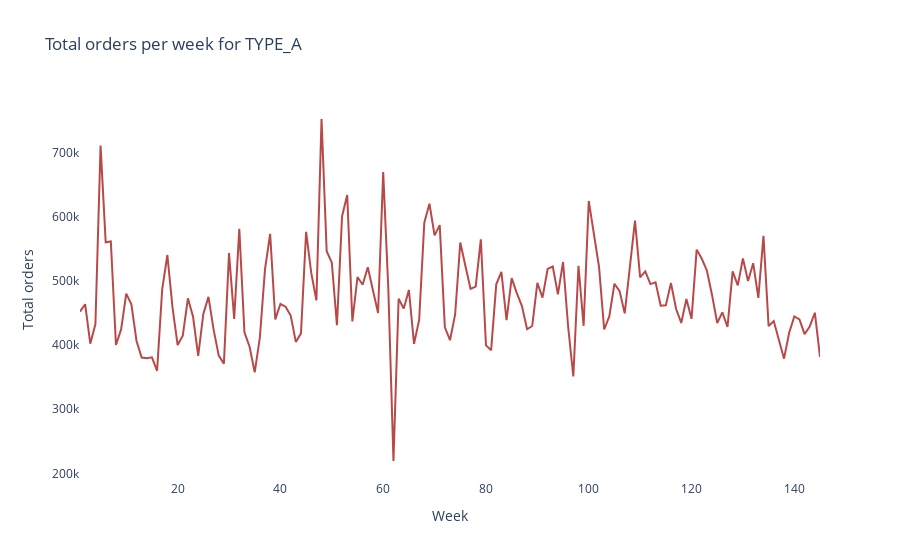
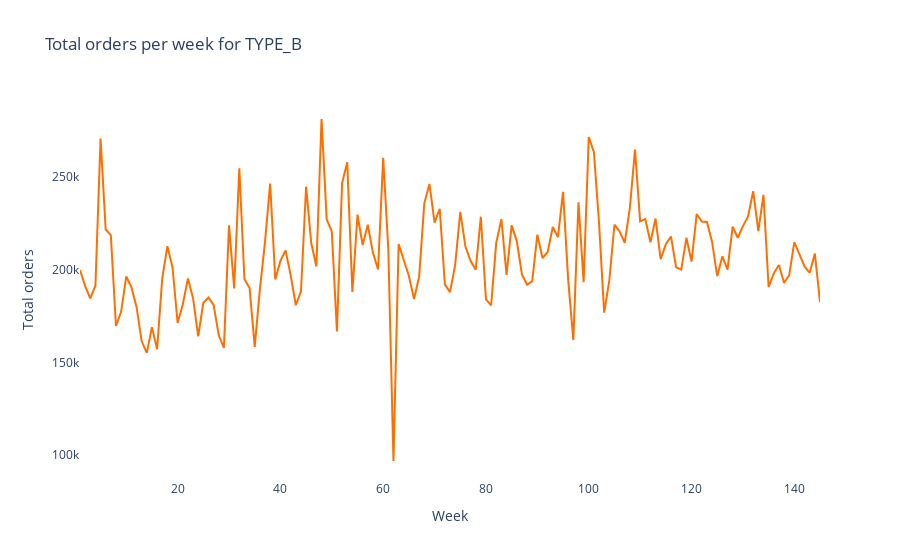
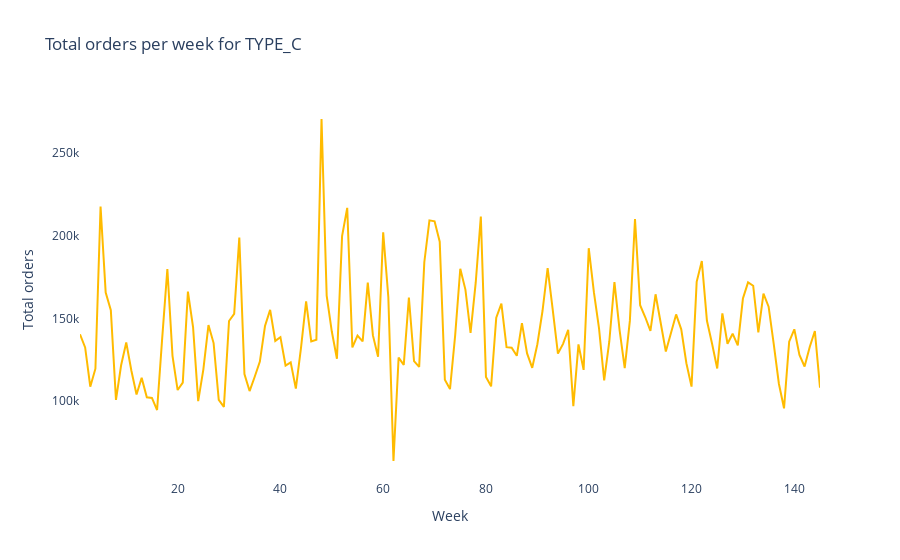
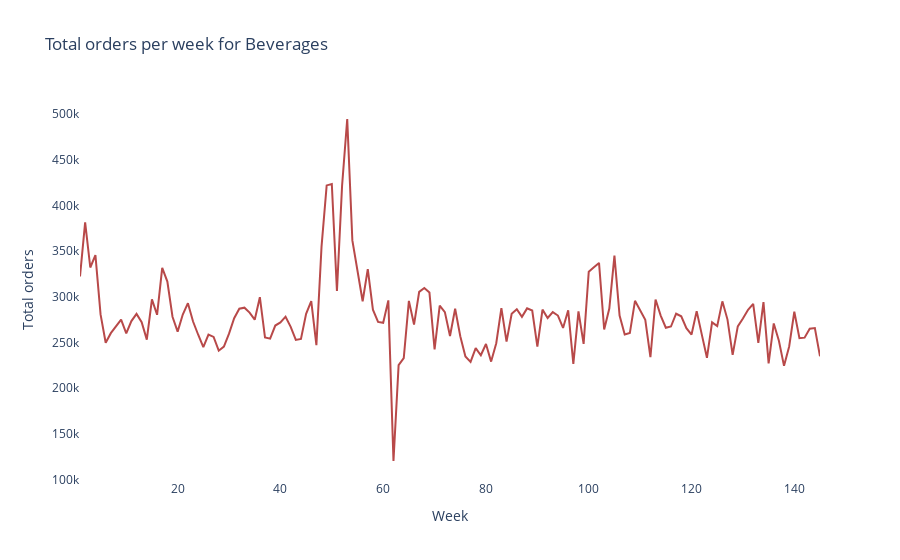

Source (notebook cell) for these figures, in order:
### Code cell
import plotly.graph_objs as go
import plotly.offline as pyoff
for i in cat_var:
    grp=df.groupby([i])
    grp=pd.DataFrame(grp)
    lis=grp[0]
    x=0
    for j in lis:
        print(i)
        print(j)
        data = df[df[i]==j]
        data = pd.DataFrame(data)
        tot_orders = data.groupby(['week'])['num_orders'].sum()
        tot_orders = pd.DataFrame(tot_orders)
        plot_data = [
            go.Scatter(
                x=tot_orders.index,
                y=tot_orders['num_orders'],
                name='Time Series for num_orders for '+str(j),
                marker = dict(color = colors[x%12])
                #x_axis="OTI",
                #y_axis="time",
            )
        ]
        plot_layout = go.Layout(
                title='Total orders per week for '+str(j),
                yaxis_title='Total orders',
                xaxis_title='Week',
                plot_bgcolor='rgba(0,0,0,0)'
            )
        fig = go.Figure(data=plot_data, layout=plot_layout)
        x+=1
        pyoff.iplot(fig)

### Figure 1 — Plotly figure (JSON) as saved in the notebook; plotly's stock layout.template omitted (floating-point values rounded to 4 significant figures; data arrays with more than 128 entries replaced by an {"elided": "..."} marker saying what was removed)
{"data": [{"marker": {"color": "#b84949"}, "name": "Time Series for num_orders for TYPE_A", "type": "scatter", "x": {"elided": "145 int values"}, "y": {"elided": "145 int values"}}], "layout": {"plot_bgcolor": "rgba(0,0,0,0)", "title": {"text": "Total orders per week for TYPE_A"}, "xaxis": {"title": {"text": "Week"}}, "yaxis": {"title": {"text": "Total orders"}}}}

### Figure 2 — Plotly figure (JSON) as saved in the notebook; plotly's stock layout.template omitted (floating-point values rounded to 4 significant figures; data arrays with more than 128 entries replaced by an {"elided": "..."} marker saying what was removed)
{"data": [{"marker": {"color": "#ff6f00"}, "name": "Time Series for num_orders for TYPE_B", "type": "scatter", "x": {"elided": "145 int values"}, "y": {"elided": "145 int values"}}], "layout": {"plot_bgcolor": "rgba(0,0,0,0)", "title": {"text": "Total orders per week for TYPE_B"}, "xaxis": {"title": {"text": "Week"}}, "yaxis": {"title": {"text": "Total orders"}}}}

### Figure 3 — Plotly figure (JSON) as saved in the notebook; plotly's stock layout.template omitted (floating-point values rounded to 4 significant figures; data arrays with more than 128 entries replaced by an {"elided": "..."} marker saying what was removed)
{"data": [{"marker": {"color": "#ffbb00"}, "name": "Time Series for num_orders for TYPE_C", "type": "scatter", "x": {"elided": "145 int values"}, "y": {"elided": "145 int values"}}], "layout": {"plot_bgcolor": "rgba(0,0,0,0)", "title": {"text": "Total orders per week for TYPE_C"}, "xaxis": {"title": {"text": "Week"}}, "yaxis": {"title": {"text": "Total orders"}}}}

### Figure 4 — Plotly figure (JSON) as saved in the notebook; plotly's stock layout.template omitted (floating-point values rounded to 4 significant figures; data arrays with more than 128 entries replaced by an {"elided": "..."} marker saying what was removed)
{"data": [{"marker": {"color": "#b84949"}, "name": "Time Series for num_orders for Beverages", "type": "scatter", "x": {"elided": "145 int values"}, "y": {"elided": "145 int values"}}], "layout": {"plot_bgcolor": "rgba(0,0,0,0)", "title": {"text": "Total orders per week for Beverages"}, "xaxis": {"title": {"text": "Week"}}, "yaxis": {"title": {"text": "Total orders"}}}}
